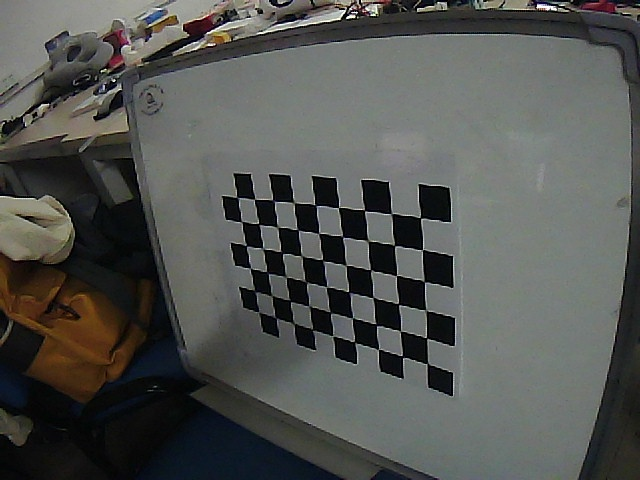
#> input picture legacy/script/calibrate/0.jpg, 640 x 480 px, found by its file name
$ python test6.py
#> lines starting #> are read from the running program, lines starting #| are printed output that depends on the picture; after the words box and inside, x2 and y2 are one past the last pixel; in counts of white or black regions, pixels touching at a corner belong together
import cv2
import numpy as np

XCenter = 320
YCenter = 240
ROI = [XCenter - 160, YCenter - 160, 320, 320]

p1 = tuple([ROI[0], ROI[1]])
p2 = tuple([ROI[0] + ROI[2], ROI[1] + ROI[3]])

img = cv2.imread("0.jpg")
#> img is the input picture: shape (480, 640, 3); mean B, G, R 81.8, 84.9, 83.3
img_note = img.copy()
cv2.imshow("ckdx", img)
cv2.waitKey(0)

# img = cv2.rectangle(img, p1, p2, (255, 0, 0), 2)
# cv2.imshow("ckdx", img)
# cv2.waitKey(0)

red = [[162, 169, 40], [197, 226, 210]]
green = [[48, 167, 40], [136, 242, 210]]
blue = [[60, 99, 40], [102, 162, 210]]

red = [np.array(red[0]), np.array(red[1])]
green = [np.array(green[0]), np.array(green[1])]
blue = [np.array(blue[0]), np.array(blue[1])]


# for i in target_list:
#     re

img_hsv = cv2.cvtColor(img, cv2.COLOR_BGR2HSV)
#> img_hsv: shape (480, 640, 3); mean H, S, V 66.3, 42.4, 87.7
cv2.imshow("ckdx", img_hsv)
cv2.waitKey(0)

erode_hsv = cv2.erode(img_hsv, None, iterations=2)
#> erode_hsv: shape (480, 640, 3); mean H, S, V 42.3, 22.7, 74.5
cv2.imshow("ckdx", erode_hsv)
cv2.waitKey(0)

mask1 = cv2.inRange(img_hsv, red[0], red[1])
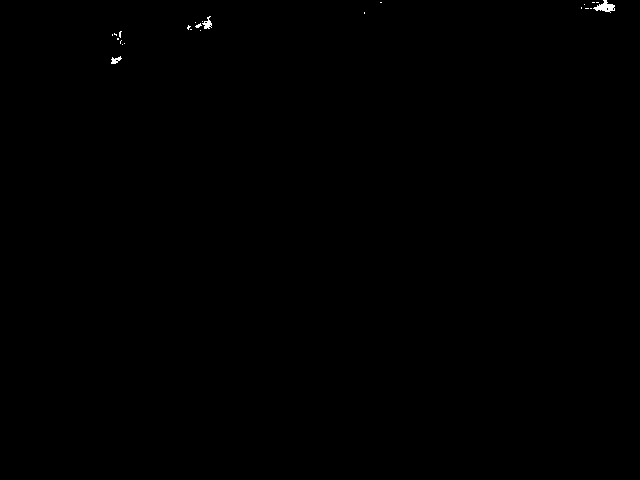
#> mask1: shape (480, 640); 0.11% white; 24 white regions (21 under 20 px), largest, box (x1, y1, x2, y2) and area: (593, 0, 615, 13) 143, (202, 16, 212, 29) 65, (111, 56, 122, 64) 48
mask2 = cv2.inRange(img_hsv, green[0], green[1])
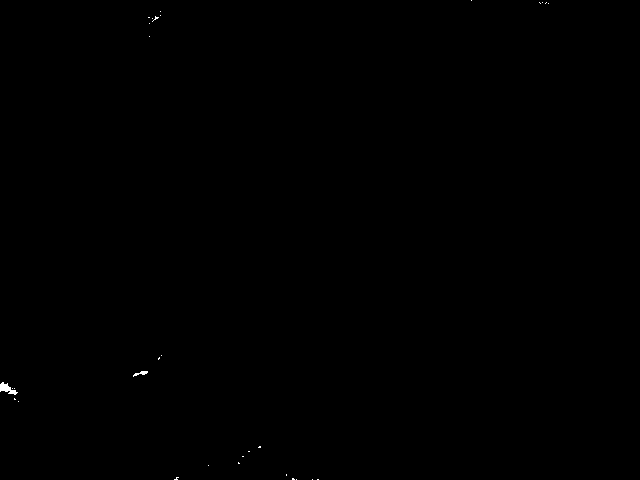
#> mask2: shape (480, 640); 0.07% white; 31 white regions (29 under 20 px), largest, box (x1, y1, x2, y2) and area: (0, 382, 18, 395) 110, (133, 371, 148, 377) 40
mask3 = cv2.inRange(img_hsv, blue[0], blue[1])
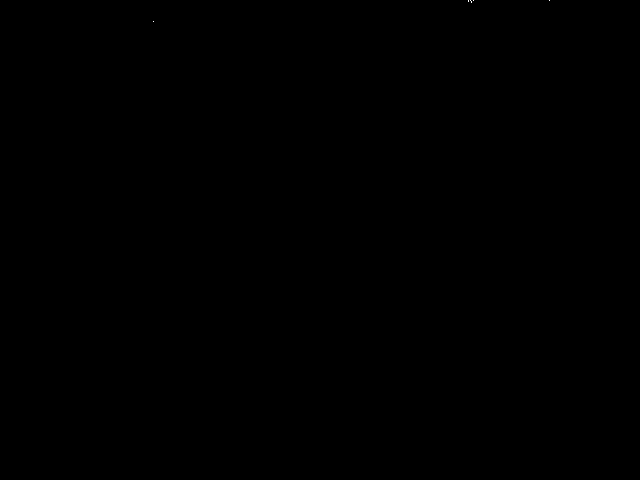
#> mask3: shape (480, 640); 0% white in thin lines or dots, all inside (x1, y1, x2, y2) = (153, 0, 550, 22)

mask = mask1 + mask2 + mask3
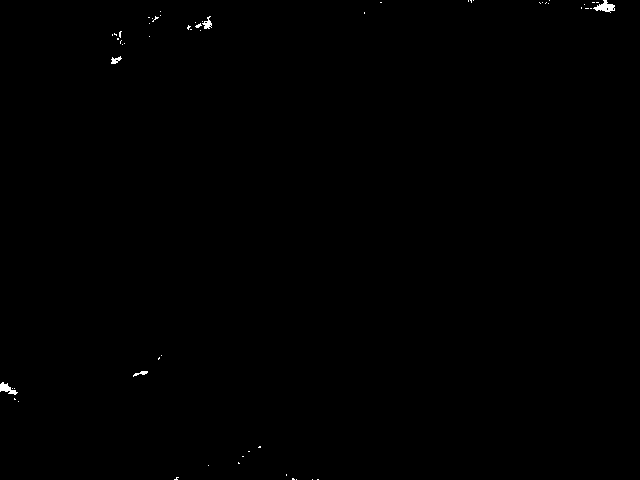
#> mask: shape (480, 640); 0.18% white; 58 white regions (53 under 20 px)
cv2.imshow("casc", mask)
cv2.waitKey(0)

contours, hierarchy = cv2.findContours(mask, cv2.RETR_TREE, cv2.CHAIN_APPROX_NONE)
#> contours = 63 contours, 58 with area under 20; largest, box (x1, y1, x2, y2) and area: (593, 0, 615, 13) 118, (0, 382, 18, 395) 84, (202, 16, 212, 29) 48, (111, 56, 122, 64) 36, (133, 371, 148, 377) 24
target_list = []
for c in contours:
    if cv2.contourArea(c) < 4500:  # 过滤掉较面积小的物体
        continue
    else:
        target_list.append(c)
#> this loop made 63 passes
#> c on passes 1, 2, 3, 6, 7, 8, 9, 10, 12, 13, 14, 15: [[317, 479], [318, 479]], [[312, 479]], [[296, 479]], [[286, 474], [286, 475]], [[208, 465]], [[238, 462], [238, 463], [239, 463]], [[242, 456], [243, 456]], [[248, 451], [249, 451]], [[18, 401]], [[14, 398], [14, 399], [15, 399]], [[14, 388]], [[12, 388]]
#> after the loop, target_list = []

print(len(target_list))
#| 0
for i in target_list:
    rect = cv2.minAreaRect(i)
    box = cv2.boxPoints(rect)
    print(box)
    cv2.drawContours(img_note, [np.int0(box)], -1, (0, 255, 255), 2)
#> this loop made 0 passes


cv2.imshow("note", img_note)
cv2.waitKey(0)

$ run again, with legacy/script/calibrate/2.jpg copied over legacy/script/calibrate/0.jpg
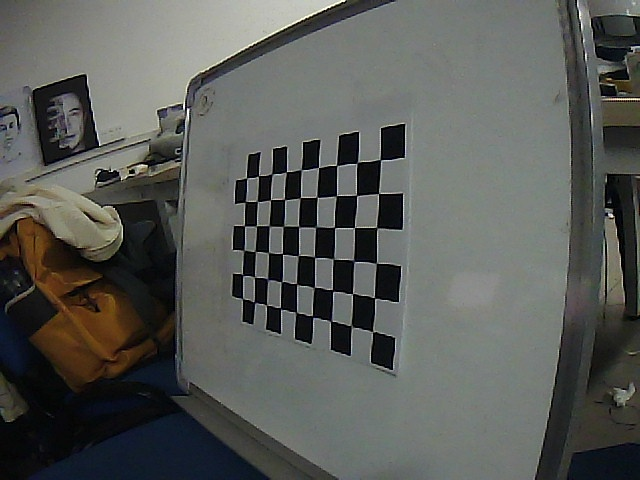
#> input picture legacy/script/calibrate/2.jpg, 640 x 480 px, found by its file name
#> img is the input picture: shape (480, 640, 3); mean B, G, R 87.4, 91.2, 89.2
#> img_hsv: shape (480, 640, 3); mean H, S, V 63.1, 42, 93.9
#> erode_hsv: shape (480, 640, 3); mean H, S, V 41.9, 23.4, 81
#> mask1: shape (480, 640); every value is 0
#> `mask2 = cv2.inRange(img_hsv, green[0], green[1])`:
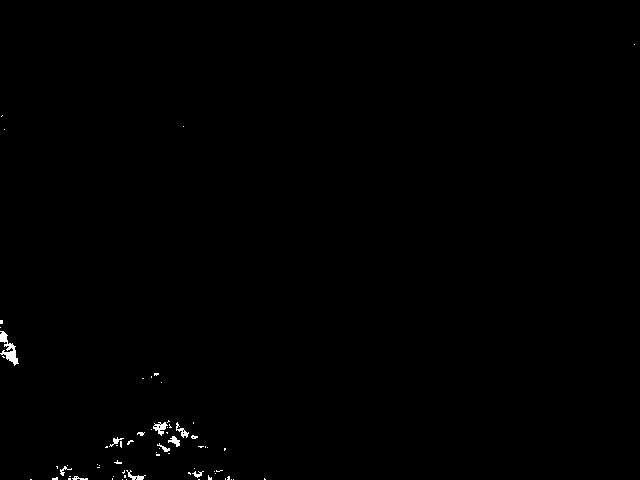
#> mask2: shape (480, 640); 0.34% white; 69 white regions (58 under 20 px), largest, box (x1, y1, x2, y2) and area: (0, 331, 19, 366) 265, (153, 422, 168, 436) 104, (176, 422, 189, 438) 71
#> mask3: shape (480, 640); 0% white in thin lines or dots, all inside (x1, y1, x2, y2) = (148, 247, 603, 450)
#> mask: shape (480, 640); 0.34% white; 71 white regions (60 under 20 px)
#> contours = 80 contours, 72 with area under 20; largest, box (x1, y1, x2, y2) and area: (0, 331, 19, 366) 203, (153, 422, 168, 436) 82, (168, 436, 180, 447) 48, (176, 422, 189, 438) 48, (126, 470, 146, 480) 45, (109, 437, 124, 447) 24, (157, 443, 170, 452) 24, (192, 471, 204, 478) 20
#> the loop `for c in contours:` made 80 passes
#> c on passes 1 to 8: [[233, 479]], [[231, 479]], [[198, 479], [199, 479]], [[126, 479]], [[122, 479]], [[30, 479], [31, 479]], [[264, 478], [264, 479], [265, 479]], [[225, 478], [225, 479]]
#> after the loop `for c in contours:`: target_list = []
#| 0

$ run again, with legacy/script/calibrate/4.jpg copied over legacy/script/calibrate/0.jpg
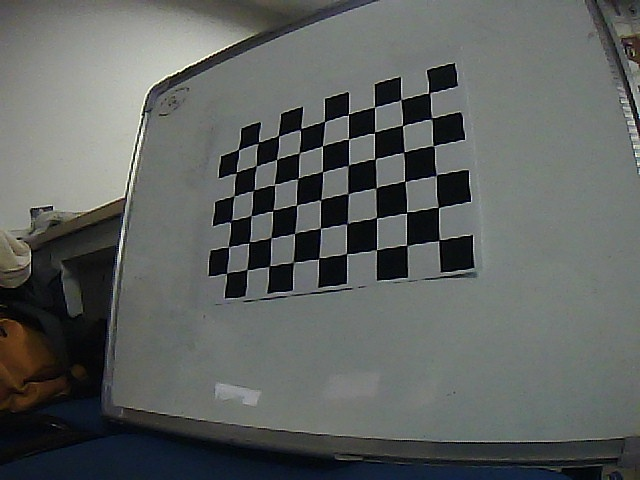
#> input picture legacy/script/calibrate/4.jpg, 640 x 480 px, found by its file name
#> img is the input picture: shape (480, 640, 3); mean B, G, R 95.3, 97.4, 93.8
#> img_hsv: shape (480, 640, 3); mean H, S, V 69.4, 36, 99.4
#> erode_hsv: shape (480, 640, 3); mean H, S, V 48.9, 19.8, 88.3
#> mask1: shape (480, 640); every value is 0
#> `mask2 = cv2.inRange(img_hsv, green[0], green[1])`:
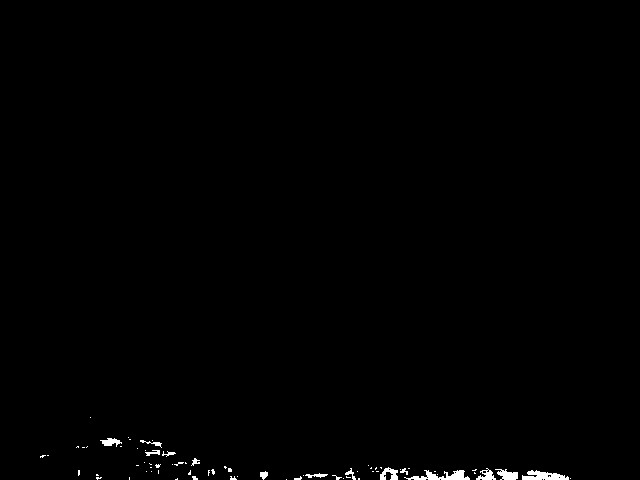
#> mask2: shape (480, 640); 0.58% white; 71 white regions (57 under 20 px), largest, box (x1, y1, x2, y2) and area: (404, 470, 470, 480) 326, (522, 470, 569, 480) 297, (495, 469, 518, 480) 160
#> mask3: shape (480, 640); 0.02% white in thin lines or dots, all inside (x1, y1, x2, y2) = (67, 113, 639, 480)
#> mask: shape (480, 640); 0.6% white; 87 white regions (72 under 20 px)
#> contours = 96 contours, 85 with area under 20; largest, box (x1, y1, x2, y2) and area: (522, 470, 569, 480) 242, (404, 470, 470, 480) 242, (491, 466, 518, 480) 126, (380, 467, 398, 480) 102, (476, 468, 496, 480) 95
#> the loop `for c in contours:` made 96 passes
#> c on passes 1, 2, 3, 4, 5, 6, 9, 10: [[286, 479]], [[228, 479]], [[142, 479], [143, 479]], [[570, 478]], [[358, 478], [358, 479], [359, 479], [359, 478]], [[343, 478]], [[136, 477]], [[129, 477], [129, 478], [129, 479], [129, 478]]
#> after the loop `for c in contours:`: target_list = []
#| 0
